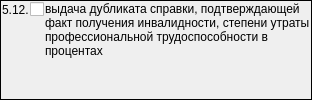
                  <widget class="QFrame" name="frame_13">
                   <property name="frameShape">
                    <enum>QFrame::Panel</enum>
                   </property>
                   <property name="frameShadow">
                    <enum>QFrame::Plain</enum>
                   </property>
                   <layout class="QGridLayout" name="gridLayout_16">
                    <property name="margin">
                     <number>1</number>
                    </property>
                    <property name="spacing">
                     <number>1</number>
                    </property>
                    <item row="0" column="0">
                     <widget class="QLabel" name="label_35">
                      <property name="sizePolicy">
                       <sizepolicy hsizetype="Fixed" vsizetype="Preferred">
                        <horstretch>0</horstretch>
                        <verstretch>0</verstretch>
                       </sizepolicy>
                      </property>
                      <property name="text">
                       <string>5.12.</string>
                      </property>
                     </widget>
                    </item>
                    <item row="0" column="1">
                     <widget class="QCheckBox" name="chkPurposeDirectionMSI512">
                      <property name="sizePolicy">
                       <sizepolicy hsizetype="Fixed" vsizetype="Fixed">
                        <horstretch>0</horstretch>
                        <verstretch>0</verstretch>
                       </sizepolicy>
                      </property>
                      <property name="text">
                       <string/>
                      </property>
                     </widget>
                    </item>
                    <item row="0" column="2" rowspan="2">
                     <widget class="QLabel" name="lblPurposeDirectionMSI512">
                      <property name="text">
                       <string>выдача дубликата справки, подтверждающей факт получения инвалидности, степени утраты профессиональной трудоспособности в процентах </string>
                      </property>
                      <property name="alignment">
                       <set>Qt::AlignLeading|Qt::AlignLeft|Qt::AlignTop</set>
                      </property>
                      <property name="wordWrap">
                       <bool>true</bool>
                      </property>
                     </widget>
                    </item>
                   </layout>
                  </widget>
